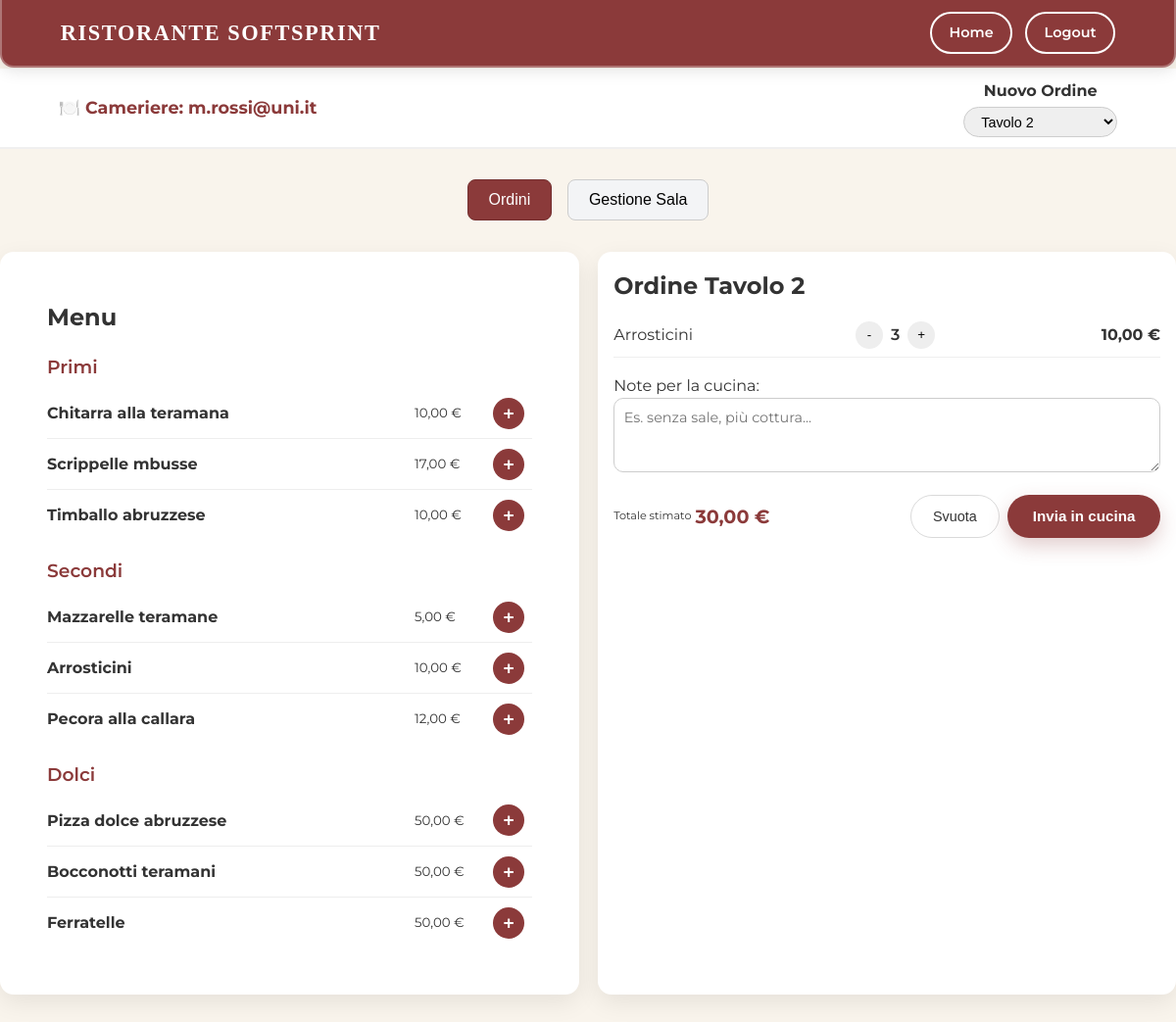
Page /public/cameriere.php?tavolo=2 (signed in) on the committed database.
### tables this page shows
CREATE TABLE `piatto` (
  `id_piatto` int(11) NOT NULL,
  `nome` varchar(50) NOT NULL,
  `prezzo` decimal(5,0) NOT NULL,
  `categoria` varchar(255) DEFAULT NULL,
  `img` varchar(255) DEFAULT NULL,
  `descrizione` varchar(255) DEFAULT NULL
);

CREATE TABLE `ordine_piatto` (
  `id_ordine_piatto` int(11) NOT NULL,
  `id_ordine` int(11) NOT NULL,
  `id_piatto` int(11) NOT NULL,
  `quantita` int(11) NOT NULL
);

### php/includes/db.php (called while the page is built, shortened)
<?php
    function open(){
        $connDB = new mysqli(dbhost, dbuser, dbpass, db);
        return $connDB;
    }
?>

### php/class/Tavolo.php (called while the page is built, shortened)
<?php
require_once __DIR__ . "/../includes/db.php";
class Tavolo {
    private $db;
    public function __construct($db=null) {
        $this->db = $db ?? open();
    }
    public function getTavoli(): array {
        $query = "SELECT * FROM tavolo ORDER BY numero ASC";
        $req= $this->db->query($query);
        return $req->fetch_all(MYSQLI_ASSOC);
    }
}

### php/class/Piatto.php (called while the page is built, shortened)
<?php
require_once __DIR__ . "/../includes/db.php";
class Piatto {
    private $db;
    public function __construct() {
        $this->db = open();
    }
    public function getMenu(): array {
        $query = "SELECT * FROM piatto";
        $req= $this->db->query($query);
        return $req ->fetch_all(MYSQLI_ASSOC);
    }
}

### php/class/Ordine.php (called while the page is built, shortened)
<?php
require_once __DIR__ . "/../includes/db.php";
require_once "OrdinePiatto.php";
class Ordine {
    private $db;
    private $ordinePiatto;
    public function __construct($db = null, $ordinePiatto = null) {
        $this->db =$db ?? open();
        $this->ordinePiatto = $ordinePiatto ?: new OrdinePiatto();
    }
    public function getPiattiDaOrdine(int $idTavolo): array {
        $sql = "SELECT id_ordine FROM ordine WHERE id_tavolo = ?  ORDER BY data_ora DESC LIMIT 1";
        $stmt = $this->db->prepare($sql);
        $stmt->bind_param("i", $idTavolo);
        $stmt->execute();
        $result = $stmt->get_result();
        $row = $result->fetch_assoc();
        return $this->ordinePiatto->getPiatti($row['id_ordine']);
    }
}

### php/class/OrdinePiatto.php (called while the page is built, shortened)
<?php
require_once __DIR__ . "/../includes/db.php";
class OrdinePiatto {
    private $db;
    public function __construct() {
        $this->db = open();
    }
    public function getPiatti(int $idOrdine): array {
        $sql = "SELECT p.id_piatto, p.nome, p.prezzo, op.quantita
                FROM ordine_piatto op
                JOIN piatto p ON op.id_piatto = p.id_piatto
                WHERE op.id_ordine = ?";
        $stmt = $this->db->prepare($sql);
        $stmt->bind_param("i", $idOrdine);
        $stmt->execute();
        $result = $stmt->get_result();
        $piatti = $result->fetch_all(MYSQLI_ASSOC);
        return $piatti;
    }
}

### public/cameriere.php (the view, shortened to what this page needs)
<?php
require_once "../php/includes/header.php";
require_once "../php/class/Ordine.php";
require_once "../php/class/Tavolo.php";
require_once "../php/class/Piatto.php";
$header = new Header();
$id_tavolo = isset($_GET['tavolo']) ? intval($_GET['tavolo']) : 0;
$tavoloObj = new Tavolo();
$listaTavoli = $tavoloObj->getTavoli();
$piattoObj = new Piatto();
$menu = $piattoObj->getMenu();
$piattiPerCategoria = [];
foreach ($menu as $p) {
    $piattiPerCategoria[$p['categoria']][] = $p;
}
$ordine = new Ordine();
$piattiOrdine = $ordine->getPiattiDaOrdine($id_tavolo);
?>
<?php echo $header->render('user'); ?>
<header class="waiter-topbar">
    <div class="container topbar-inner">
        <strong class="cameriere-title">🍽️ Cameriere: <?= htmlspecialchars($_SESSION['email']); ?></strong>
        <div class="topbar-center">
            <strong>Nuovo Ordine</strong><br>
            <select id="select-tavolo" onchange="vaiAlTavolo(this)">
                <?php foreach ($listaTavoli as $t): ?>
                    <option value="<?= $t['id_tavolo'] ?>" <?= $id_tavolo == $t['id_tavolo'] ? 'selected' : '' ?>>
                        Tavolo <?= htmlspecialchars($t['numero']); ?>
                    </option>
                <?php endforeach; ?>
            </select>
        </div>
    </div>
</header>
<div class="tab-container">
    <button class="tab-btn active" data-tab="OrdiniContainer">Ordini</button>
    <button class="tab-btn" data-tab="GestioneSalaContainer">Gestione Sala</button>
</div>
<main class="container waiter-layout">
    <div id="OrdiniContainer" class="tab-content active" >
        <section id="MenuPanel" class="menu-panel">
            <h2>Menu</h2>
            <?php foreach ($piattiPerCategoria as $categoria => $piatti): ?>
                <div class="menu-category">
                    <h3><?= htmlspecialchars($categoria) ?></h3>
                    <ul>
                        <?php foreach ($piatti as $p):
                            $id = intval($p['id_piatto']);
                            $price = floatval($p['prezzo']);
                            $title = htmlspecialchars($p['nome'], ENT_QUOTES);
                        ?>
                        <li class="dish" data-id="<?= $id ?>" data-price="<?= $price ?>" data-title="<?= $title ?>">
                            <strong><?= $title ?></strong>
                            <small><?= number_format($price, 2, ',', '') ?> €</small>
                            <button class="dish-add">+</button>
                        </li>
                        <?php endforeach; ?>
                    </ul>
                </div>
            <?php endforeach; ?>
        </section>
        <aside id="OrdineRiepilogo" class="order-panel">
            <header class="order-header">
                <h2 id="ordine-titolo">Ordine Tavolo <?= $id_tavolo > 0 ? $id_tavolo : '' ?></h2>
            </header>
            <ul class="order-items" id="order-items">
            <?php if (!empty($piattiOrdine)): ?>
                <?php foreach ($piattiOrdine as $p):
                    $id = $p['id_piatto'];
                    $price = $p['prezzo'];
                    $title = $p['nome'];
                    $qty = $p['quantita'];
                ?>
                <li class="order-item" data-id="<?= $id ?>" data-price="<?= $price ?>">
                    <span class="order-item-name"><?= htmlspecialchars($title, ENT_QUOTES) ?></span>
                    <div class="qty-controls">
                        <button class="qty-minus">-</button>
                        <span class="qty"><?= $qty ?></span>
                        <button class="qty-plus">+</button>
                    </div>
                    <strong class="order-item-price"><?= number_format($price, 2, ',', '') ?> €</strong>
                </li>
                <?php endforeach; ?>
            <?php endif; ?>
            </ul>
            <div>
                <label for="note-cucina">Note per la cucina:</label>
                <textarea id="note-cucina" rows="3" placeholder="Es. senza sale, più cottura..."></textarea>
            </div>
            <div class="order-footer">
                <div class="order-total">
                    <span>Totale stimato</span>
                    <strong id="order-total">0 €</strong>
                </div>
                <div class="order-actions">
                    <button class="btn-secondary" id="btn-svuota">Svuota</button>
                    <button class="btn-primary" id="btn-invia">Invia in cucina</button>
                </div>
            </div>
        </aside>
    </div>
</main>
</body>
</html>

### rows in the picture
piatto: nome "Chitarra alla teramana", prezzo "10,00"
piatto: nome "Scrippelle mbusse", prezzo "17,00"
piatto: nome "Timballo abruzzese", prezzo "10,00"
piatto: nome "Mazzarelle teramane", prezzo "5,00"
piatto: nome "Arrosticini", prezzo "10,00"
piatto: nome "Pecora alla callara", prezzo "12,00"
piatto: nome "Pizza dolce abruzzese", prezzo "50,00"
piatto: nome "Bocconotti teramani", prezzo "50,00"
piatto: nome "Ferratelle", prezzo "50,00"
ordine_piatto: id_piatto.nome "Arrosticini", quantita "3", id_piatto.prezzo "10,00"

### other values in the picture
$_SESSION['email'] "m.rossi@uni.it"
$categoria "Primi"
$categoria "Secondi"
$categoria "Dolci"
